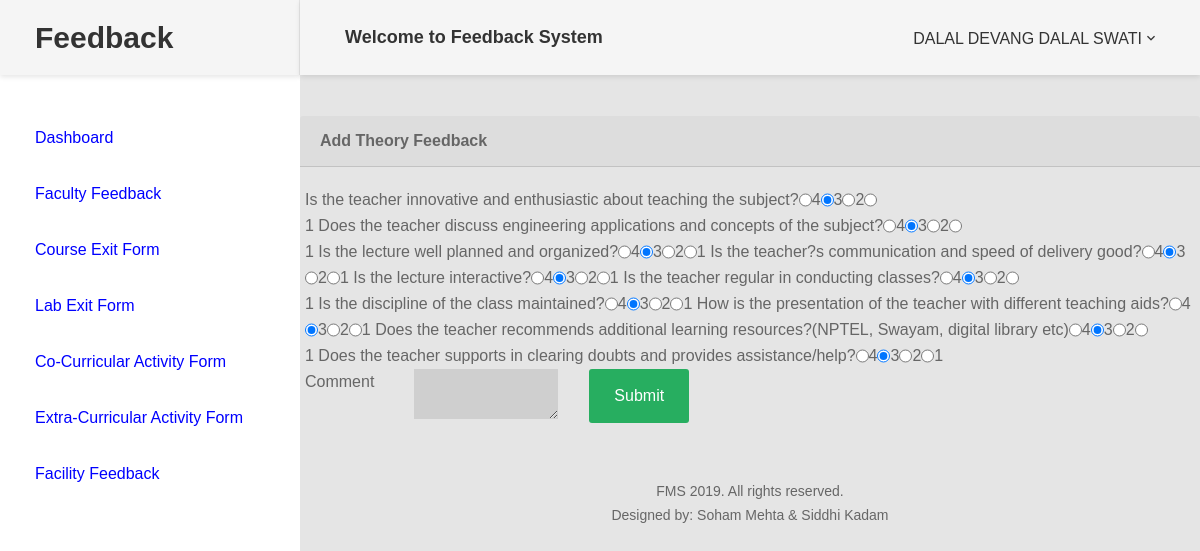
The app's page /Feedback/FF8.php (signed in) with its own data.
### tables this page shows
CREATE TABLE `student_table2` (
  `std_id` int(11) NOT NULL,
  `std_roll_no` int(2) NOT NULL,
  `student_name` varchar(32) NOT NULL,
  `email` varchar(64) NOT NULL,
  `s_phone` varchar(32) NOT NULL,
  `p_phone` varchar(32) NOT NULL,
  `smart_card_no` varchar(20) DEFAULT NULL,
  `admission_year` int(5) DEFAULT NULL,
  `program` varchar(10) NOT NULL,
  `registration_no` int(11) NOT NULL,
  `semester` int(11) NOT NULL,
  `year` varchar(32) NOT NULL,
  `division` varchar(11) NOT NULL,
  `batch` varchar(5) NOT NULL
);

CREATE TABLE `tfquestions` (
  `question_no` varchar(5) NOT NULL,
  `question` varchar(200) NOT NULL
);

### Feedback/FF8.php (the view, shortened to what this page needs)
<?php
include('includes/feedbackcon.php');
if (strlen($_SESSION['feedid']==0))
{
  header('location:logout.php');
}
else
{
?>
<!DOCTYPE html>
<html lang="en">
<head>
    <link href="css/font-face.css" rel="stylesheet" media="all">
    <link href="vendor/font-awesome-4.7/css/font-awesome.min.css" rel="stylesheet" media="all">
    <link href="vendor/font-awesome-5/css/fontawesome-all.min.css" rel="stylesheet" media="all">
    <link href="vendor/mdi-font/css/material-design-iconic-font.min.css" rel="stylesheet" media="all">
    <link href="vendor/bootstrap-4.1/bootstrap.min.css" rel="stylesheet" media="all">
    <link href="vendor/animsition/animsition.min.css" rel="stylesheet" media="all">
    <link href="vendor/bootstrap-progressbar/bootstrap-progressbar-3.3.4.min.css" rel="stylesheet" media="all">
    <link href="vendor/wow/animate.css" rel="stylesheet" media="all">
    <link href="vendor/css-hamburgers/hamburgers.min.css" rel="stylesheet" media="all">
    <link href="vendor/slick/slick.css" rel="stylesheet" media="all">
    <link href="vendor/select2/select2.min.css" rel="stylesheet" media="all">
    <link href="vendor/perfect-scrollbar/perfect-scrollbar.css" rel="stylesheet" media="all">
    <link href="css/theme.css" rel="stylesheet" media="all">
</head>
<body class="animsition">
    <div class="page-wrapper">
        <?php include_once('includes/sidebar.php');?>
        <div class="page-container">
            <?php include_once('includes/header.php'); ?>
            <div class="main-content">
                <div class="card-header">
                    <strong>Add Theory Feedback</strong>
                </div>
                <center>
                    <div class="card-body card-block">
                        <form action="" method="post" enctype="multipart/form-data" class="form-horizontal">
                            <div class="row form-group">
                                        <?php
                                            $sql2 = "select * from tfquestions";
                                            $result2 = mysqli_query($feeddbc,$sql2);
                                            for($j=1;$j<=10,$row2 = mysqli_fetch_array($result2);$j++){
                                        ?>
                                            <tr>
                                                <td> <?php
                                                    $quest=$row2["question"];
                                                    echo $quest; ?> </td>
                                                <td>
                                                    <input type='radio' name='Q<?php echo "$j"; ?>' value='4'>4
                                                    <input type='radio' name='Q<?php echo "$j"; ?>' value='3' checked>3
                                                    <input type='radio' name='Q<?php echo "$j"; ?>' value='2'>2
                                                    <input type='radio' name='Q<?php echo "$j"; ?>' value='1'>1
                                                </td>
                                            </tr>
                                        <?php } ?>
                                            <tr><td colspan=5>
                                                <div class="row form-group">
                                                    <div class="col col-md-3">
                                                        <label for="text-input" class=" form-control-label">Comment</label>
                                                    </div>
                                                    <div class="col-12 col-md-9">
                                                        <textarea class="comment" id="comment" name="comment"></textarea>
                                                    </div>
                                                </div>
                                            </td></tr>
                                            <tr><td colspan=5><center>
                                                <button type="submit" class="btn" name="Submit" id="Submit">Submit</button>
                                            </center></td></tr>
                            </div>
                        </form>
                        <?php include_once('includes/footer.php');?>
                    </div>
                </center>
            </div>
        </div>
    </div>
</body>
</html>
<?php }  ?>

### Feedback/includes/header.php (shortened to what this page needs)
<header class="header-desktop">
                <div class="section__content section__content--p30">
                    <div class="container-fluid">
                        <div class="header-wrap">
                            <h4>Welcome to Feedback System</h4>
                            <div class="header-button">
                                 <?php
                                        $adminid=$_SESSION['feedid'];
                                        $rethead=mysqli_query($con,"select student_name from student_table2 where std_id='$adminid'");
                                        $rowhead=mysqli_fetch_array($rethead);
                                        $name=$rowhead['student_name'];?>
                                <div class="account-wrap">
                                    <div class="account-item clearfix js-item-menu">
                                        <div class="content">
                                            <a class="js-acc-btn" href="#"><?php echo $name; ?></a>
                                        </div>
                                    </div>
                                </div>
                            </div>
                        </div>
                    </div>
                </div>
            </header>

### Feedback/FF8.php (style rules this page uses)
body, html { height: 100%; font-family: Arial, Helvetica, sans-serif; }
* { box-sizing: border-box; }
.btn { padding: 15px 25px; border: none; background-color: #27ae60; color: #fff; }

### records on screen
student_table2: student_name "DALAL DEVANG DALAL SWATI"
tfquestions: question "Is the teacher innovative and enthusiastic about teaching the subject?"
tfquestions: question "Does the teacher discuss engineering applications and concepts of the subject?"
tfquestions: question "Is the lecture well planned and organized?"
tfquestions: question "Is the teacher?s communication and speed of delivery good?"
tfquestions: question "Is the lecture interactive?"
tfquestions: question "Is the teacher regular in conducting classes?"
tfquestions: question "Is the discipline of the class maintained?"
tfquestions: question "How is the presentation of the teacher with different teaching aids?"
tfquestions: question "Does the teacher recommends additional learning resources?(NPTEL, Swayam, digital library etc)"
tfquestions: question "Does the teacher supports in clearing doubts and provides assistance/help?"
